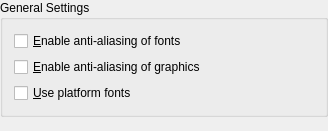
<ui version="4.0" >
 <class>GSSettingsWidget</class>
 <widget class="QWidget" name="GSSettingsWidget" >
  <property name="geometry" >
   <rect>
    <x>0</x>
    <y>0</y>
    <width>328</width>
    <height>131</height>
   </rect>
  </property>
  <layout class="QVBoxLayout" >
   <property name="leftMargin" >
    <number>0</number>
   </property>
   <property name="topMargin" >
    <number>0</number>
   </property>
   <property name="rightMargin" >
    <number>0</number>
   </property>
   <property name="bottomMargin" >
    <number>0</number>
   </property>
   <item>
    <widget class="QGroupBox" name="groupBox" >
     <property name="title" >
      <string>General Settings</string>
     </property>
     <layout class="QVBoxLayout" >
      <item>
       <widget class="QCheckBox" name="kcfg_TextAntialiasing" >
        <property name="whatsThis" >
         <string>Anti-aliasing makes the result look better, but it makes the display take longer</string>
        </property>
        <property name="text" >
         <string>&amp;Enable anti-aliasing of fonts</string>
        </property>
       </widget>
      </item>
      <item>
       <widget class="QCheckBox" name="kcfg_GraphicsAntialiasing" >
        <property name="whatsThis" >
         <string>Anti-aliasing makes the result look better, but it makes the display take longer</string>
        </property>
        <property name="text" >
         <string>&amp;Enable anti-aliasing of graphics</string>
        </property>
       </widget>
      </item>
      <item>
       <widget class="QCheckBox" name="kcfg_PlatformFonts" >
        <property name="enabled" >
         <bool>true</bool>
        </property>
        <property name="text" >
         <string>&amp;Use platform fonts</string>
        </property>
       </widget>
      </item>
     </layout>
    </widget>
   </item>
   <item>
    <spacer>
     <property name="orientation" >
      <enum>Qt::Vertical</enum>
     </property>
     <property name="sizeHint" >
      <size>
       <width>10</width>
       <height>5</height>
      </size>
     </property>
    </spacer>
   </item>
  </layout>
 </widget>
 <layoutdefault spacing="6" margin="11" />
 <pixmapfunction>qPixmapFromMimeSource</pixmapfunction>
 <resources/>
 <connections/>
</ui>
